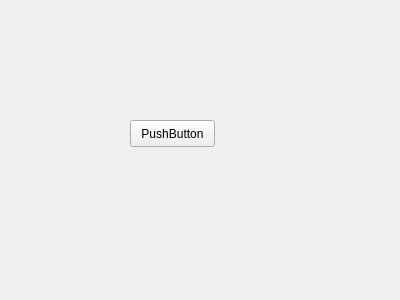
<?xml version="1.0" encoding="UTF-8"?>
<ui version="4.0">
 <class>pres</class>
 <widget class="QWidget" name="pres">
  <property name="geometry">
   <rect>
    <x>0</x>
    <y>0</y>
    <width>400</width>
    <height>300</height>
   </rect>
  </property>
  <property name="windowTitle">
   <string>pres</string>
  </property>
  <widget class="QPushButton" name="pushButton">
   <property name="geometry">
    <rect>
     <x>130</x>
     <y>120</y>
     <width>85</width>
     <height>27</height>
    </rect>
   </property>
   <property name="text">
    <string>PushButton</string>
   </property>
  </widget>
 </widget>
 <layoutdefault spacing="6" margin="11"/>
 <resources/>
 <connections/>
</ui>
